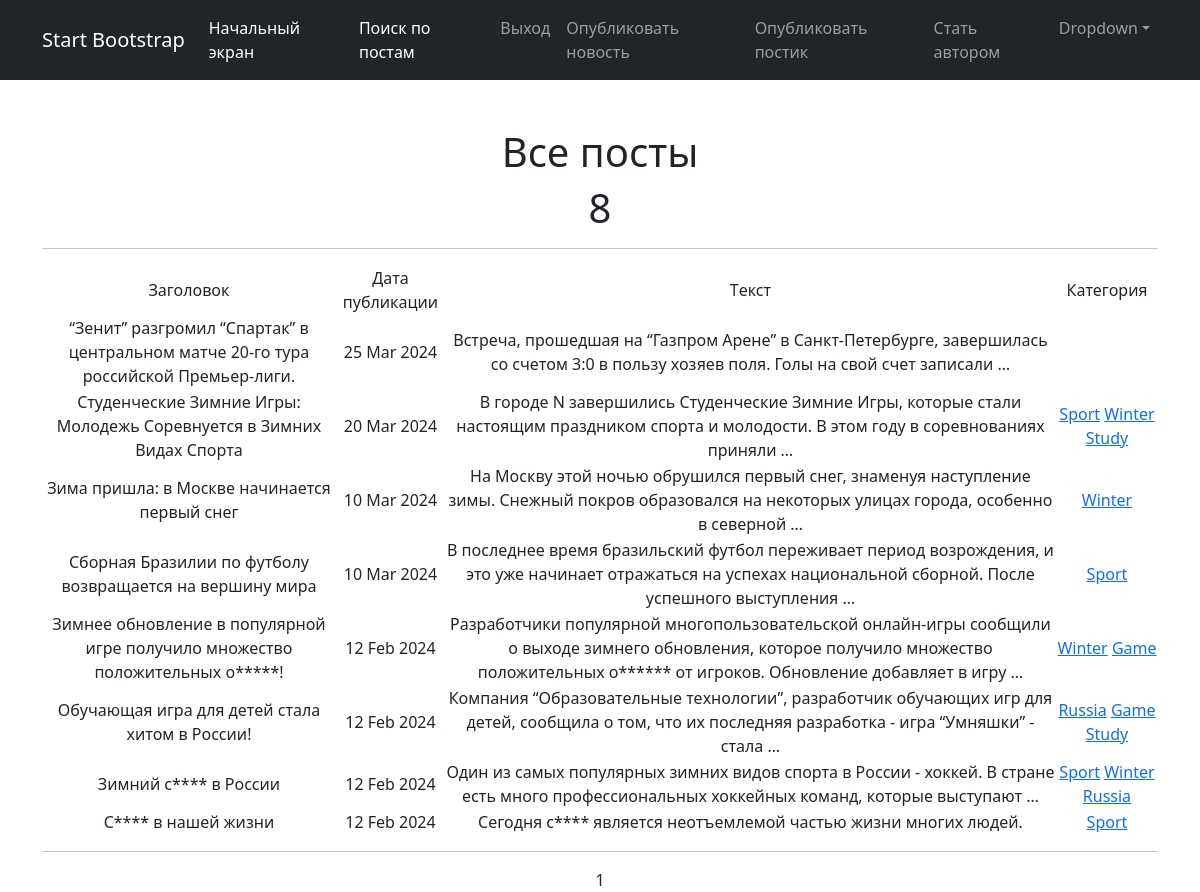
Screenshot of /posts/ (signed in) with the database file from the repository.
### news/models.py (models this page shows, shortened)
class Post(models.Model):
    news = "N"
    article = "A"
    POSITIONS = [(news, "Новость"), (article, "Статья")]
    author = models.ForeignKey(Author, on_delete= models.CASCADE)
    choice_field = models.CharField(max_length= 1, choices=POSITIONS, default=article)
    data_in = models.DateTimeField(auto_now_add=True)
    category = models.ManyToManyField(Category, through="PostCategory")
    title = models.CharField(max_length=255)
    text = models.CharField(max_length=3000)
    rating = models.IntegerField(default=0)

class Category(models.Model):
    category = models.TextField(unique=True)
    subscriber = models.ManyToManyField(User, blank= True, null=True, related_name="categories")
    def __str__(self):
        return f'{self.category.title()}'

### news/views.py (the view)
# urls.py: path('', PostsList.as_view(), name= 'Posts_list'),
class PostsList(ListView):
    model = Post
    ordering = '-data_in'
    template_name = 'posts.html'
    context_object_name = 'posts'
    paginate_by = 10
    def get_context_data(self, **kwargs):
        context = super().get_context_data(**kwargs)
        context['is_not_authors'] = not self.request.user.groups.filter(name = 'authors').exists()
        return context

### templates/posts.html (shortened to what this page needs)
{% extends 'flatpages/default.html' %}
{% load censor_filters %}
{% block content %}
    <h1>Все посты</h1>
    <h1>{{ posts|length }}</h1>
    <hr>
    {% if posts %}
        <table>
            <tr>
                <td>Заголовок</td>
                <td>Дата публикации</td>
                <td>Тeкст</td>
                <td>Категория</td>
            </tr>
            {% for post in posts %}
            <tr>
                <td>{{ post.title|censeroid }}</td>
                <td>{{ post.data_in|date:'d M Y' }}</td>
                <td>{{ post.text|truncatewords:20|censeroid}}</td>
                <td>{% for category in post.category.all %}
                    <a href="{% url 'Category_list' category.id %}">{{ category }}</a>
                    {% endfor %}
                </td>
            </tr>
            {% endfor %}
        </table>
    {% else %}
        <h2>Постов и новостей нет!</h2>
    {% endif %}
    <hr>
    {{ page_obj.number }}
{% endblock content %}

### rows the page displays
Post: title|censeroid "“Зенит” разгромил “Спартак” в центральном матче 20-го тура российской Премьер-лиги.", data_in "25 Mar 2024", text|censeroid "Встреча, прошедшая на “Газпром Арене” в Санкт-Петербурге, завершилась со счетом 3:0 в пользу хозяев поля. Голы на свой счет записали …"
Post: title|censeroid "Студенческие Зимние Игры: Молодежь Соревнуется в Зимних Видах Спорта", data_in "20 Mar 2024", text|censeroid "В городе N завершились Студенческие Зимние Игры, которые стали настоящим праздником спорта и молодости. В этом году в соревнованиях приняли …"
Category: category "Sport"
Category: category "Winter"
Category: category "Study"
Post: title|censeroid "Зима пришла: в Москве начинается первый снег", data_in "10 Mar 2024", text|censeroid "На Москву этой ночью обрушился первый снег, знаменуя наступление зимы. Снежный покров образовался на некоторых улицах города, особенно в северной …"
Post: title|censeroid "Сборная Бразилии по футболу возвращается на вершину мира", data_in "10 Mar 2024", text|censeroid "В последнее время бразильский футбол переживает период возрождения, и это уже начинает отражаться на успехах национальной сборной. После успешного выступления …"
Post: title|censeroid "Зимнее обновление в популярной игре получило множество положительных о*****!", data_in "12 Feb 2024", text|censeroid "Разработчики популярной многопользовательской онлайн-игры сообщили о выходе зимнего обновления, которое получило множество положительных о****** от игроков. Обновление добавляет в игру …"
Category: category "Game"
Post: title|censeroid "Обучающая игра для детей стала хитом в России!", data_in "12 Feb 2024", text|censeroid "Компания “Образовательные технологии”, разработчик обучающих игр для детей, сообщила о том, что их последняя разработка - игра “Умняшки” - стала …"
Category: category "Russia"
Post: title|censeroid "Зимний с**** в России", data_in "12 Feb 2024", text|censeroid "Один из самых популярных зимних видов спорта в России - хоккей. В стране есть много профессиональных хоккейных команд, которые выступают …"
Post: title|censeroid "С**** в нашей жизни", data_in "12 Feb 2024", text|censeroid "Сегодня с**** является неотъемлемой частью жизни многих людей."

### other values shown
{{ posts|length }} "8"
{{ page_obj.number }} "1"
